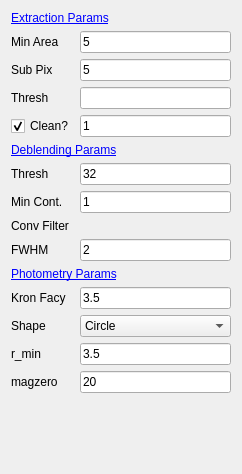
              <widget class="QWidget" name="Sextractor">
               <property name="geometry">
                <rect>
                 <x>0</x>
                 <y>0</y>
                 <width>242</width>
                 <height>474</height>
                </rect>
               </property>
               <attribute name="label">
                <string>Sextractor</string>
               </attribute>
               <layout class="QGridLayout" name="gridLayout_8">
                <item row="4" column="1">
                 <widget class="QLabel" name="label_17">
                  <property name="text">
                   <string>Thresh</string>
                  </property>
                 </widget>
                </item>
                <item row="3" column="1">
                 <widget class="QLabel" name="label_24">
                  <property name="text">
                   <string>Sub Pix</string>
                  </property>
                 </widget>
                </item>
                <item row="14" column="2">
                 <widget class="QComboBox" name="apertureShape">
                  <property name="currentIndex">
                   <number>1</number>
                  </property>
                  <item>
                   <property name="text">
                    <string>Auto</string>
                   </property>
                  </item>
                  <item>
                   <property name="text">
                    <string>Circle</string>
                   </property>
                  </item>
                  <item>
                   <property name="text">
                    <string>Ellipse</string>
                   </property>
                  </item>
                 </widget>
                </item>
                <item row="11" column="2">
                 <widget class="QLineEdit" name="fwhm">
                  <property name="text">
                   <string>2</string>
                  </property>
                 </widget>
                </item>
                <item row="7" column="1" colspan="2">
                 <widget class="QLabel" name="label_20">
                  <property name="text">
                   <string>&lt;a href=&quot;https://sep.readthedocs.io/en/v1.0.x/api/sep.extract.html&quot;&gt;Deblending Params&lt;/a&gt;</string>
                  </property>
                  <property name="openExternalLinks">
                   <bool>true</bool>
                  </property>
                 </widget>
                </item>
                <item row="0" column="1" colspan="2">
                 <widget class="QLabel" name="label_38">
                  <property name="sizePolicy">
                   <sizepolicy hsizetype="Preferred" vsizetype="Preferred">
                    <horstretch>0</horstretch>
                    <verstretch>0</verstretch>
                   </sizepolicy>
                  </property>
                  <property name="text">
                   <string>&lt;a href = &quot;https://sep.readthedocs.io/en/v1.0.x/api/sep.extract.html&quot; &gt;Extraction Params&lt;/a&gt;</string>
                  </property>
                  <property name="openExternalLinks">
                   <bool>true</bool>
                  </property>
                 </widget>
                </item>
                <item row="12" column="1" colspan="2">
                 <widget class="QLabel" name="label_14">
                  <property name="sizePolicy">
                   <sizepolicy hsizetype="Preferred" vsizetype="Preferred">
                    <horstretch>0</horstretch>
                    <verstretch>0</verstretch>
                   </sizepolicy>
                  </property>
                  <property name="text">
                   <string>&lt;a href = &quot;https://sep.readthedocs.io/en/v1.0.x/api/sep.sum_ellipse.html&quot;&gt;Photometry Params&lt;/a&gt;</string>
                  </property>
                  <property name="openExternalLinks">
                   <bool>true</bool>
                  </property>
                 </widget>
                </item>
                <item row="11" column="1">
                 <widget class="QLabel" name="label_23">
                  <property name="text">
                   <string>FWHM</string>
                  </property>
                 </widget>
                </item>
                <item row="15" column="2">
                 <widget class="QLineEdit" name="r_min">
                  <property name="text">
                   <string>3.5</string>
                  </property>
                 </widget>
                </item>
                <item row="14" column="1">
                 <widget class="QLabel" name="label_12">
                  <property name="text">
                   <string>Shape</string>
                  </property>
                 </widget>
                </item>
                <item row="5" column="1">
                 <widget class="QCheckBox" name="cleanCheckBox">
                  <property name="text">
                   <string>Clean?</string>
                  </property>
                  <property name="checked">
                   <bool>true</bool>
                  </property>
                 </widget>
                </item>
                <item row="9" column="2">
                 <widget class="QLineEdit" name="deblend_contrast">
                  <property name="text">
                   <string>1</string>
                  </property>
                 </widget>
                </item>
                <item row="2" column="2">
                 <widget class="QLineEdit" name="minarea">
                  <property name="text">
                   <string>5</string>
                  </property>
                 </widget>
                </item>
                <item row="13" column="1">
                 <widget class="QLabel" name="label_25">
                  <property name="text">
                   <string>Kron Facy</string>
                  </property>
                 </widget>
                </item>
                <item row="8" column="1">
                 <widget class="QLabel" name="label_18">
                  <property name="text">
                   <string>Thresh</string>
                  </property>
                 </widget>
                </item>
                <item row="8" column="2">
                 <widget class="QLineEdit" name="deblend_thresh">
                  <property name="text">
                   <string>32</string>
                  </property>
                 </widget>
                </item>
                <item row="13" column="2">
                 <widget class="QLineEdit" name="kron_fact">
                  <property name="text">
                   <string>3.5</string>
                  </property>
                 </widget>
                </item>
                <item row="16" column="2">
                 <widget class="QLineEdit" name="magzero">
                  <property name="text">
                   <string>20</string>
                  </property>
                 </widget>
                </item>
                <item row="10" column="1" colspan="2">
                 <widget class="QLabel" name="label_22">
                  <property name="sizePolicy">
                   <sizepolicy hsizetype="Preferred" vsizetype="Preferred">
                    <horstretch>0</horstretch>
                    <verstretch>0</verstretch>
                   </sizepolicy>
                  </property>
                  <property name="text">
                   <string>Conv Filter</string>
                  </property>
                 </widget>
                </item>
                <item row="17" column="2">
                 <spacer name="verticalSpacer_4">
                  <property name="orientation">
                   <enum>Qt::Vertical</enum>
                  </property>
                  <property name="sizeHint" stdset="0">
                   <size>
                    <width>20</width>
                    <height>40</height>
                   </size>
                  </property>
                 </spacer>
                </item>
                <item row="3" column="2">
                 <widget class="QLineEdit" name="subpix">
                  <property name="text">
                   <string>5</string>
                  </property>
                 </widget>
                </item>
                <item row="2" column="1">
                 <widget class="QLabel" name="label_21">
                  <property name="text">
                   <string>Min Area</string>
                  </property>
                 </widget>
                </item>
                <item row="5" column="2">
                 <widget class="QLineEdit" name="clean_param">
                  <property name="text">
                   <string>1</string>
                  </property>
                 </widget>
                </item>
                <item row="9" column="1">
                 <widget class="QLabel" name="label_19">
                  <property name="text">
                   <string>Min Cont.</string>
                  </property>
                 </widget>
                </item>
                <item row="16" column="1">
                 <widget class="QLabel" name="label_15">
                  <property name="text">
                   <string>magzero</string>
                  </property>
                 </widget>
                </item>
                <item row="4" column="2">
                 <widget class="QLineEdit" name="detect_thresh">
                  <property name="text">
                   <string/>
                  </property>
                 </widget>
                </item>
                <item row="15" column="1">
                 <widget class="QLabel" name="label_13">
                  <property name="text">
                   <string>r_min</string>
                  </property>
                 </widget>
                </item>
               </layout>
              </widget>
